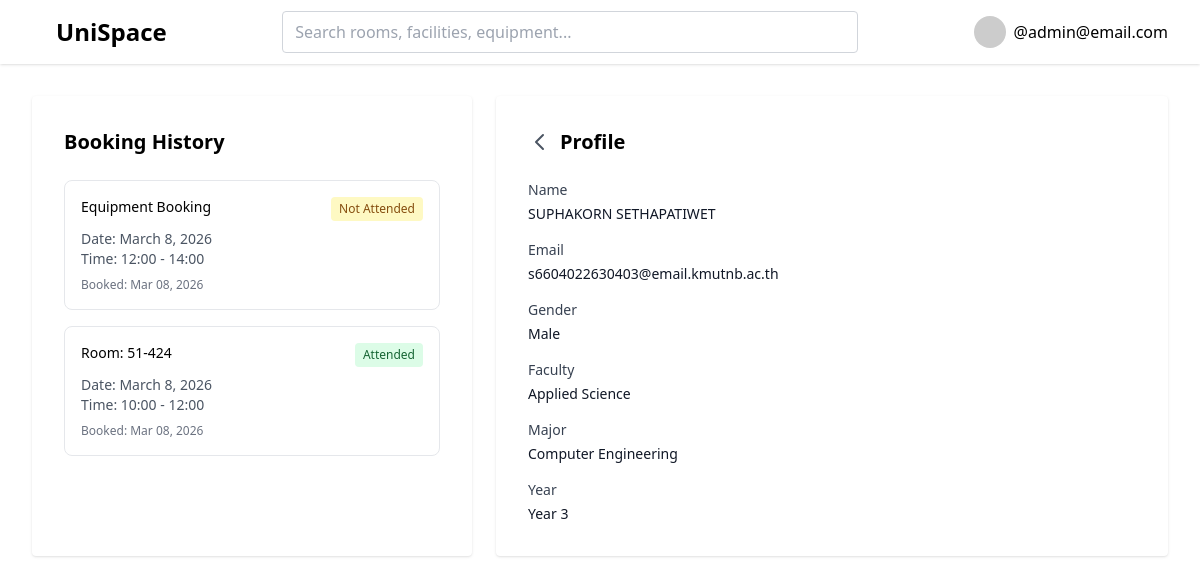
Page /profile/9 (signed in) on the committed database.
### base/models.py (models this page shows, shortened)
class User(AbstractUser):
    email = models.EmailField(unique=True)
    username = models.CharField(max_length=200,blank=True,null=True)
    USERNAME_FIELD = 'email'
    REQUIRED_FIELDS = ["username"]

class Booking(models.Model):
    student = models.ForeignKey(Student, on_delete=models.CASCADE)
    equipment = models.ManyToManyField(Equipment, through="BookingEquipment" , blank=True)
    room = models.ForeignKey(Room, on_delete=models.CASCADE,null=True, blank=True)
    facility = models.ForeignKey(Facility, on_delete=models.CASCADE,null=True, blank=True)
    usage_date = models.DateField()
    start_time = models.TimeField()
    end_time = models.TimeField()
    created_at = models.DateTimeField(auto_now_add=True)
    updated_at = models.DateTimeField(auto_now=True)
    participants = models.ManyToManyField(Student,related_name="participants",blank=True)
    is_attended = models.BooleanField(default=False)

class Room(models.Model):
    room_number = models.CharField(max_length=10,unique=True)
    capacity = models.IntegerField()

class Student(models.Model):
    GENDER_CHOICES = [
        ("M", "Male"),
        ("F", "Female"),
    ]
    YEAR_CHOICES = [
        (1, "Year 1"),
        (2, "Year 2"),
        (3, "Year 3"),
        (4, "Year 4"),
    ]
    FACULTY_CHOICES = [
        ("Engineering", "Engineering"),
        ("Applied Science", "Applied Science"),
        ("Applied Arts", "Applied Arts"),
        ("Architecture and Design", "Architecture and Design"),
    ]
    MAJOR_CHOICES = [
        ("Computer Engineering", "Computer Engineering"),
        ("Mechanical Engineering", "Mechanical Engineering"),
        ("Electrical Engineering Technology", "Electrical Engineering Technology"),
        ("Computer Science", "Computer Science"),
        ("English for Business and Industry Communication", "English for Business and Industry Communication"),
        ("Humanities", "Humanities"),
        ("Architecture", "Architecture"),
    ]
    user = models.OneToOneField(User, on_delete=models.CASCADE)
    gender = models.CharField(max_length=50, choices=GENDER_CHOICES)
    faculty = models.CharField(max_length=200, choices=FACULTY_CHOICES)
    major = models.CharField(max_length=200, choices=MAJOR_CHOICES)
    year = models.IntegerField(choices=YEAR_CHOICES)

### base/views.py (the view)
# urls.py: path("profile/<str:pk>", views.userProfile, name="user-profile"),
@login_required(login_url="login")
def userProfile(request, pk=None):
    if pk:
        try:
            user = User.objects.get(id=pk)
        except User.DoesNotExist:
            messages.error(request, "User not found.")
            return redirect('home')
    else:
        user = request.user
    try:
        student = Student.objects.get(user=user)
    except Student.DoesNotExist:
        student = None
    bookings = Booking.objects.filter(student=student).order_by('-created_at') if student else []
    context = {'student': student, 'bookings': bookings}
    return render(request, "profile.html", context)

### base/templates/profile.html
{% extends 'main.html' %}
{% block content %}
<main class="grid grid-cols-1 md:grid-cols-5 gap-6 p-8 max-w-7xl mx-auto">
    <div class="col-span-2 bg-white p-8 rounded shadow">
        <h2 class="text-xl font-semibold mb-6">Booking History</h2>
        {% if bookings %}
            <div class="space-y-4 max-h-96 overflow-y-auto">
                {% for booking in bookings %}
                <a href="{% url 'booking-detail' booking.id %}" class="block border border-gray-200 rounded-lg p-4 hover:bg-gray-50">
                    <div class="flex justify-between items-start mb-2">
                        <div>
                            {% if booking.room %}
                                <p class="font-medium text-sm">Room: {{ booking.room.room_number }}</p>
                            {% elif booking.facility %}
                                <p class="font-medium text-sm">Facility: {{ booking.facility.facility_name }}</p>
                            {% else %}
                                <p class="font-medium text-sm">Equipment Booking</p>
                            {% endif %}
                        </div>
                        <span class="text-xs px-2 py-1 rounded {% if booking.is_attended %}bg-green-100 text-green-800{% else %}bg-yellow-100 text-yellow-800{% endif %}">
                            {% if booking.is_attended %}Attended{% else %}Not Attended{% endif %}
                        </span>
                    </div>
                    <p class="text-sm text-gray-600">Date: {{ booking.usage_date }}</p>
                    <p class="text-sm text-gray-600">Time: {{ booking.start_time|time:"H:i" }} - {{ booking.end_time|time:"H:i" }}</p>
                    <p class="text-xs text-gray-500 mt-2">Booked: {{ booking.created_at|date:"M d, Y" }}</p>
                </a>
                {% endfor %}
            </div>
        {% else %}
            <p class="text-gray-600 text-sm">No booking history</p>
        {% endif %}
    </div>
    <div class="col-span-3 bg-white p-8 rounded shadow">
        <div class="flex items-center space-x-2 mb-6">
            <a href="{% url 'home' %}" class="text-gray-600 hover:text-gray-900">
                <svg xmlns="http://www.w3.org/2000/svg" class="h-6 w-6" fill="none" viewBox="0 0 24 24" stroke="currentColor">
                    <path stroke-linecap="round" stroke-linejoin="round" stroke-width="2" d="M15 19l-7-7 7-7" />
                </svg>
            </a>
            <h2 class="text-xl font-semibold">Profile</h2>
        </div>
        {% if student %}
        <div class="space-y-4">
            <div>
                <label class="block text-sm font-medium text-gray-700">Name</label>
                <p class="mt-1 text-sm text-gray-900">{{ student.user.first_name }} {{ student.user.last_name }}</p>
            </div>
            <div>
                <label class="block text-sm font-medium text-gray-700">Email</label>
                <p class="mt-1 text-sm text-gray-900">{{ student.user.email }}</p>
            </div>
            <div>
                <label class="block text-sm font-medium text-gray-700">Gender</label>
                <p class="mt-1 text-sm text-gray-900">{{ student.get_gender_display }}</p>
            </div>
            <div>
                <label class="block text-sm font-medium text-gray-700">Faculty</label>
                <p class="mt-1 text-sm text-gray-900">{{ student.faculty }}</p>
            </div>
            <div>
                <label class="block text-sm font-medium text-gray-700">Major</label>
                <p class="mt-1 text-sm text-gray-900">{{ student.major }}</p>
            </div>
            <div>
                <label class="block text-sm font-medium text-gray-700">Year</label>
                <p class="mt-1 text-sm text-gray-900">{{ student.get_year_display }}</p>
            </div>
        </div>
        {% else %}
        <p class="text-gray-600">No profile information available.</p>
        {% endif %}
    </div>
</main>
{% endblock %}

### templates/main.html (shortened to what this page needs)
<!doctype html>
{% load static %}
<html lang="en">
    <head>
        <script src="https://cdn.tailwindcss.com"></script>
    </head>
    <body>
        {% if request.path != "/login/" and request.path != "/register/" %}
        {% include "navbar.html" %} {% endif %}
        {% block content %} {% endblock %}
    </body>
</html>

### templates/navbar.html (shortened to what this page needs)
{% load static %}
<header class="bg-white shadow">
    <div class="max-w-8xl mx-auto px-4 sm:px-6 lg:px-8">
        <div class="flex items-center justify-between h-16">
            <div class="flex-shrink-0">
                <a href="{% url 'home' %}" class="text-2xl font-bold ml-6">
                UniSpace
                </a>
            </div>
            <div class="flex-1 flex justify-center px-8">
                <div class="w-full max-w-xl">
                    <form method="GET" action="{% url 'home' %}">
                        <input
                        name="q"
                        value="{{ request.GET.q }}"
                        placeholder="Search rooms, facilities, equipment..."
                        class="w-full border border-gray-300 rounded px-3 py-2 focus:outline-none focus:ring-2 focus:ring-blue-400"
                        />
                    </form>
                </div>
            </div>
            <div class="flex items-center">
                {% if request.user.is_authenticated %}
                <div class="relative group">
                    <button class="flex items-center space-x-2 hover:text-blue-500">
                        <img
                        src="https://randomuser.me/api/portraits/men/37.jpg"
                        class="h-8 w-8 rounded-full"
                        />
                        <span class="font-medium">@{{ request.user.email }}</span>
                    </button>
                </div>
                {% else %}
                <a href="{% url 'login' %}" class="text-blue-500 font-medium">Login</a>
                {% endif %}
        </div>
    </div>
  </div>
</header>

### rows in the picture
User: user.email "admin@email.com"
Booking: shows "Equipment Booking", is_attended "Not Attended", usage_date "March 8, 2026", start_time "12:00", end_time "14:00", created_at "Mar 08, 2026"
Booking: room.room_number "51-424", is_attended "Attended", usage_date "March 8, 2026", start_time "10:00", end_time "12:00", created_at "Mar 08, 2026"
Student: user.first_name "SUPHAKORN", user.last_name "SETHAPATIWET", user.email "s6604022630403@email.kmutnb.ac.th", gender "Male", faculty "Applied Science", major "Computer Engineering", year "Year 3"
